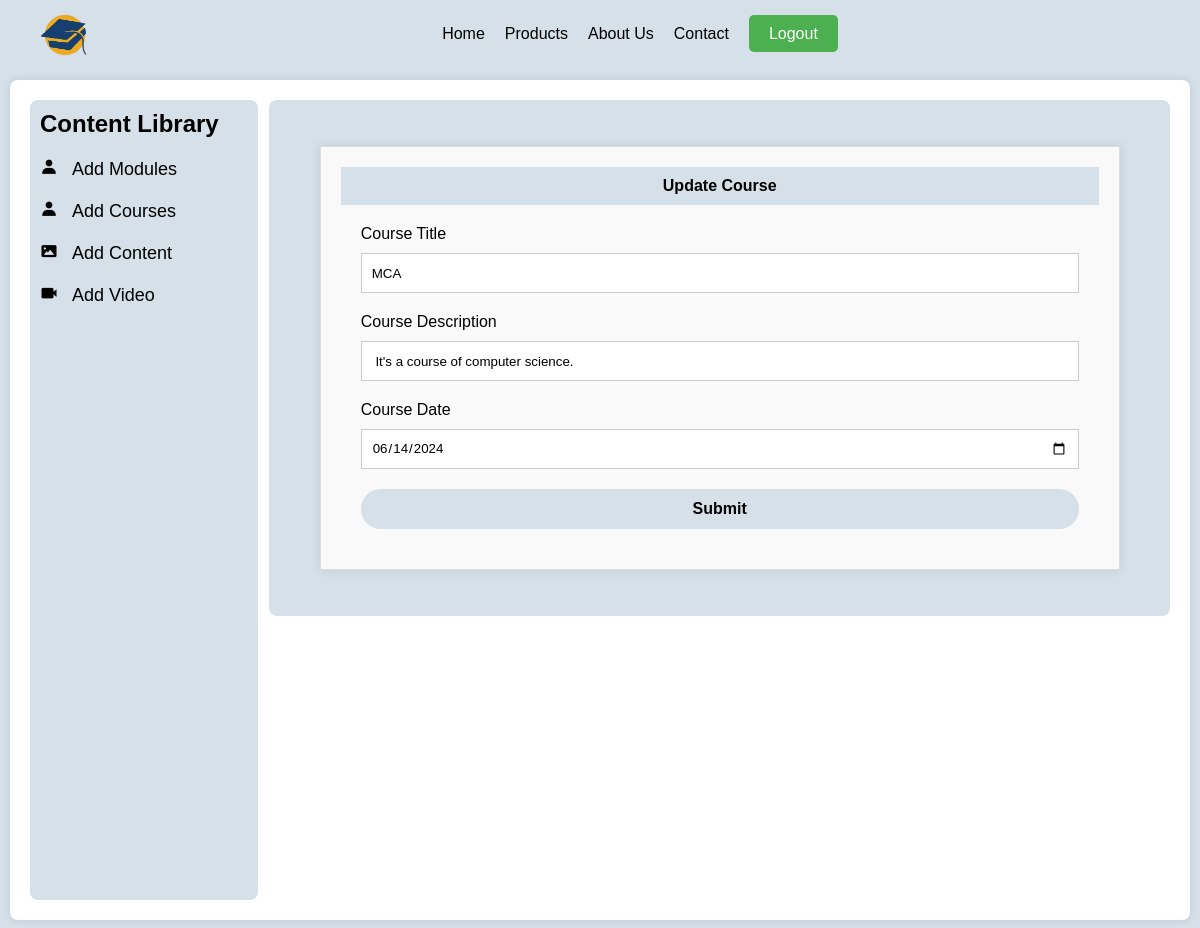
The page /coupdate?id=1 (signed in) on the database its author committed.
### model.py (models this page shows)
class Course(database.Model):
    id = database.Column(database.Integer, primary_key= True, autoincrement=True)
    ctitle = database.Column(database.String(100), nullable= False)
    cdescription = database.Column(database.String(300), nullable= False)
    cdate = database.Column(database.DateTime, nullable=False)

### app.py (the view)
@app.route('/coupdate',methods=["GET","POST"])
def coupdate():
  if 'role' not in session or session['role'] != 'teacher':
        flash('You do not have access to this page.', 'danger')
        return redirect('/login')
  serial_number = request.args.get('id')
  reqcat = Course.query.filter_by(id= serial_number).first()
  if request.method == 'POST':
      updatedtitle = request.form.get('ctitle')
      updateddescription = request.form.get('cdescription')
      updateddate_str = request.form.get('cdate')
      try:
            updateddate = datetime.strptime(updateddate_str, '%Y-%m-%d').date()
      except ValueError:
            return "Invalid date format. Please use YYYY-MM-DD."
      reqcat.ctitle =  updatedtitle
      reqcat.cdescription = updateddescription
      reqcat.cdate = updateddate
      database.session.add(reqcat)
      database.session.commit()
      return redirect("/add_course")
  else:
      return render_template("coupdate.html",reqcat = reqcat)

### templates/coupdate.html (shortened to what this page needs)
{% extends "parent.html" %}
{% block main %}
<div class="col-8">
    <div class="contact-container">
        <div class="contact-header">
            <h4>Update Course</h4>
        </div>
        <form class="contact-form" action="/coupdate?id={{ reqcat.id }}" method="post">
            <label for="ctitle">Course Title</label>
            <input type="text" id="ctitle" name="ctitle" value="{{ reqcat.ctitle }}">
            <label for="cdescription">Course Description</label>
            <input type="text" id="cdescription" name="cdescription" value=" {{ reqcat.cdescription }} ">
            <label for="cdate">Course Date</label>
            <input type="date" id="cdate" name="cdate" value="{{ reqcat.cdate.strftime('%Y-%m-%d') }}">
            <button type="submit" name="submit">Submit</button>
        </form>
    </div>
</div>
{% endblock main %}

### static/css/style.css (style rules this page uses)
* { margin: 0; padding: 0; box-sizing: border-box; font-family: "Poppins", sans-serif; }
body { display: flex; flex-direction: column; min-height: 100vh; background: #d5e0e8; }
.col-8 { width: 79%; float: right; padding: 6px; border-radius: 8px; background-color: #d5e0e8; }
.contact-container { max-width: 800px; margin: 40px auto; padding: 20px; background-color: #f9f9f9; border: 1px solid #ddd; box-shadow: 0 0 10px rgba(0, 0, 0, 0.1); }
.contact-header { background-color: #d5e0e8; color: #000; padding: 10px; text-align: center; }
.contact-form { padding: 20px; }
.contact-form label { display: block; margin-bottom: 10px; }
.contact-form input[type="text"], .contact-form input[type="email"], .contact-form input[type="date" i], .contact-form input[type="file" i],select { width: 100%; height: 40px; margin-bottom: 20px; padding: 10px; border: 1px solid #ccc; }
.contact-form button[type="submit"] { width: 100%; height: 40px; background-color: #d5e0e8; color: #000; border-radius: 20px; border: none; padding: 10px; font-size: 16px; font-weight: bold; cursor: pointer; }

### rows shown on the page
Course: ctitle "MCA", cdescription "It's a course of computer science.", cdate "06/14/2024"
